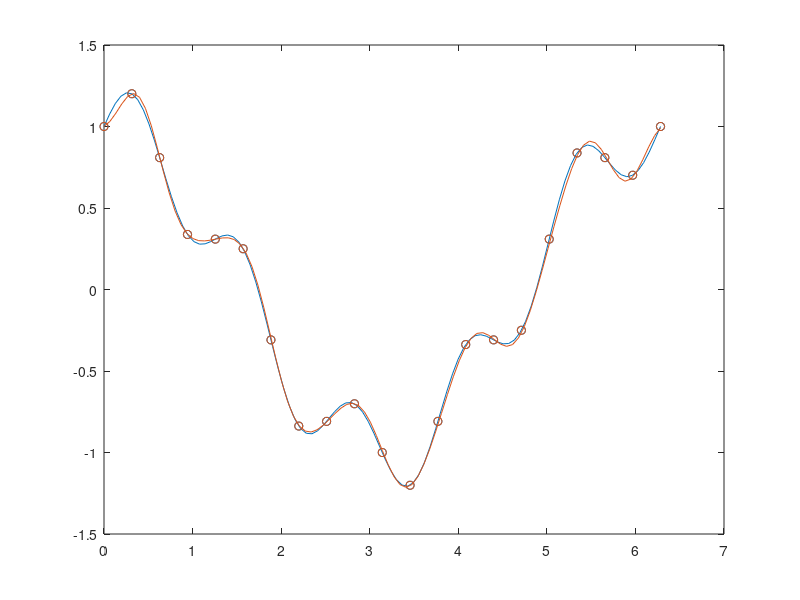
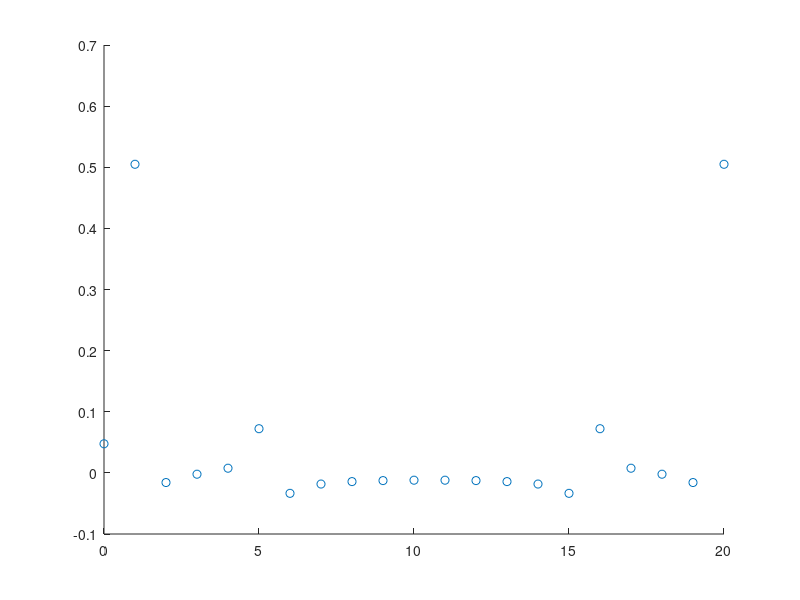

MATLAB code to generate these figures, in order:
clear; clc; close all;

N = 21;

x_plt = linspace(0,2*pi,100);

% the sample function
t_func = @(x) cos(x) + 0.25*sin(5*x);

figure(1)

% plot the original function
plot(x_plt, t_func(x_plt))

hold on

% define a sampling of the function
x_samp = linspace(0, 2*pi, N);
f_samp = t_func(x_samp);

% plot the sampling of the function
scatter(x_samp, f_samp, 'ro')

hold off

F_samp = zeros(N,1);

% calculate the DFT for the sampled values
for k = 0:N-1
    
    F_temp = 0; 
    
    for n = 0:N-1
    
        F_temp = F_temp + f_samp(n+1)*exp(-2*pi*1j*n*k/N);

    end
    
    F_samp(k+1) = (1/N)*F_temp;
    
end

figure(2)

% plot the DFT for all frequencies
scatter(0:N-1,real(F_samp))




f_recon = zeros(N,1);

% calculate the DFT for the sampled values
for n = 0:N-1
    
    f_temp = 0; 
    
    for k = 0:N-1
    
        f_temp = f_temp + F_samp(k+1)*exp(2*pi*1j*n*k/N);

    end
    
    f_recon(n+1) = f_temp;
    
end

figure(1)

hold on

scatter(x_samp, real(f_recon), 'bx')

f_recon = 0;

for k = 1:floor(N/2)

    disp([k+1,N-k+1])
    disp([F_samp(k+1),F_samp(N-k+1)])

    f_recon = f_recon + F_samp(k+1)*exp(1j*k*x_plt) + F_samp(N-k+1)*exp(-1j*k*x_plt);
    
end

% f_recon = F_samp(1) + f_recon + F_samp(ceil(N/2)+1)*cos(0.5*N*x_plt);
f_recon = F_samp(1) + f_recon;

plot(linspace(0,2*pi,95), f_recon(1:95))

hold off